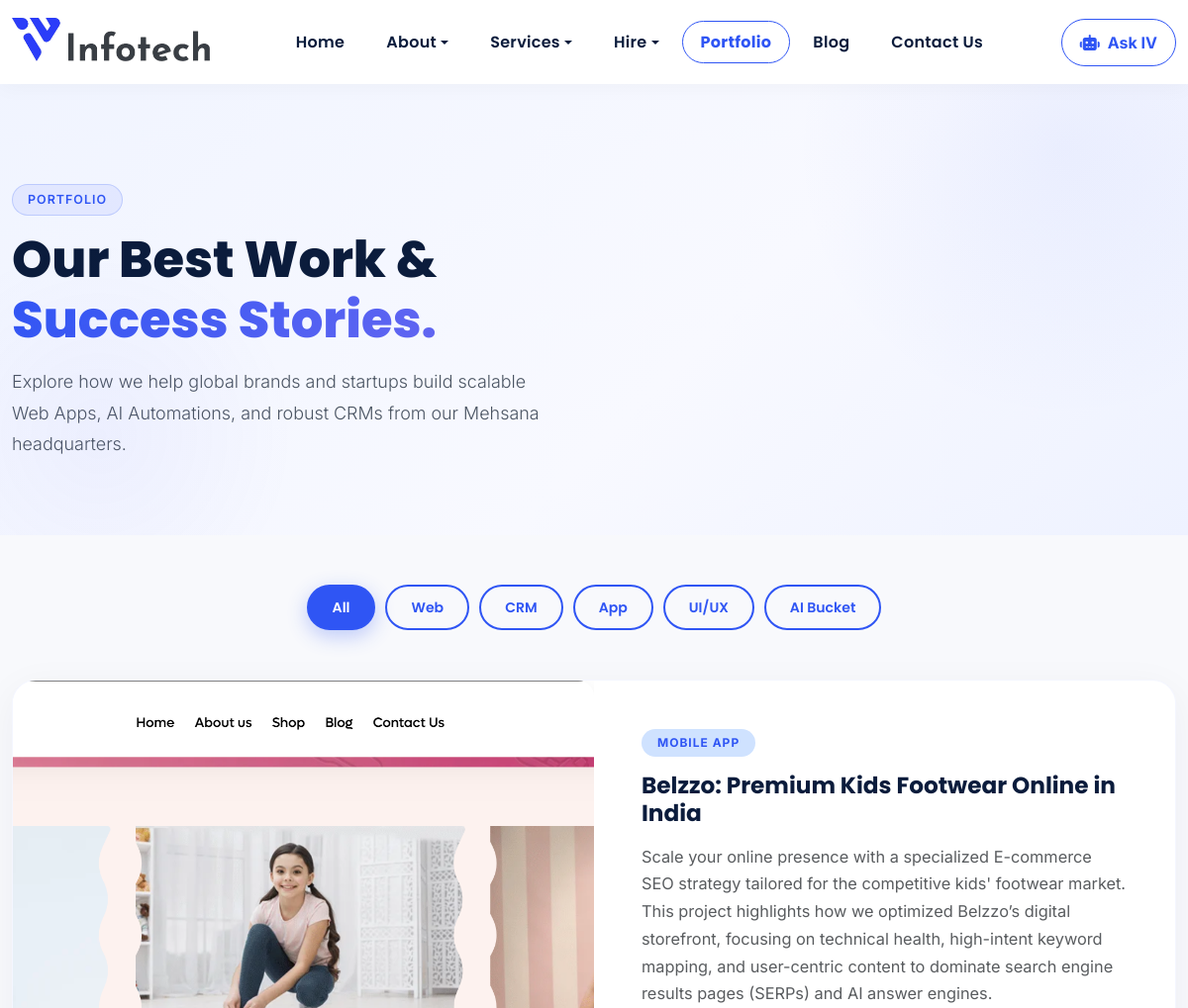
Page /portfolio (upper part) on the earlier database version.
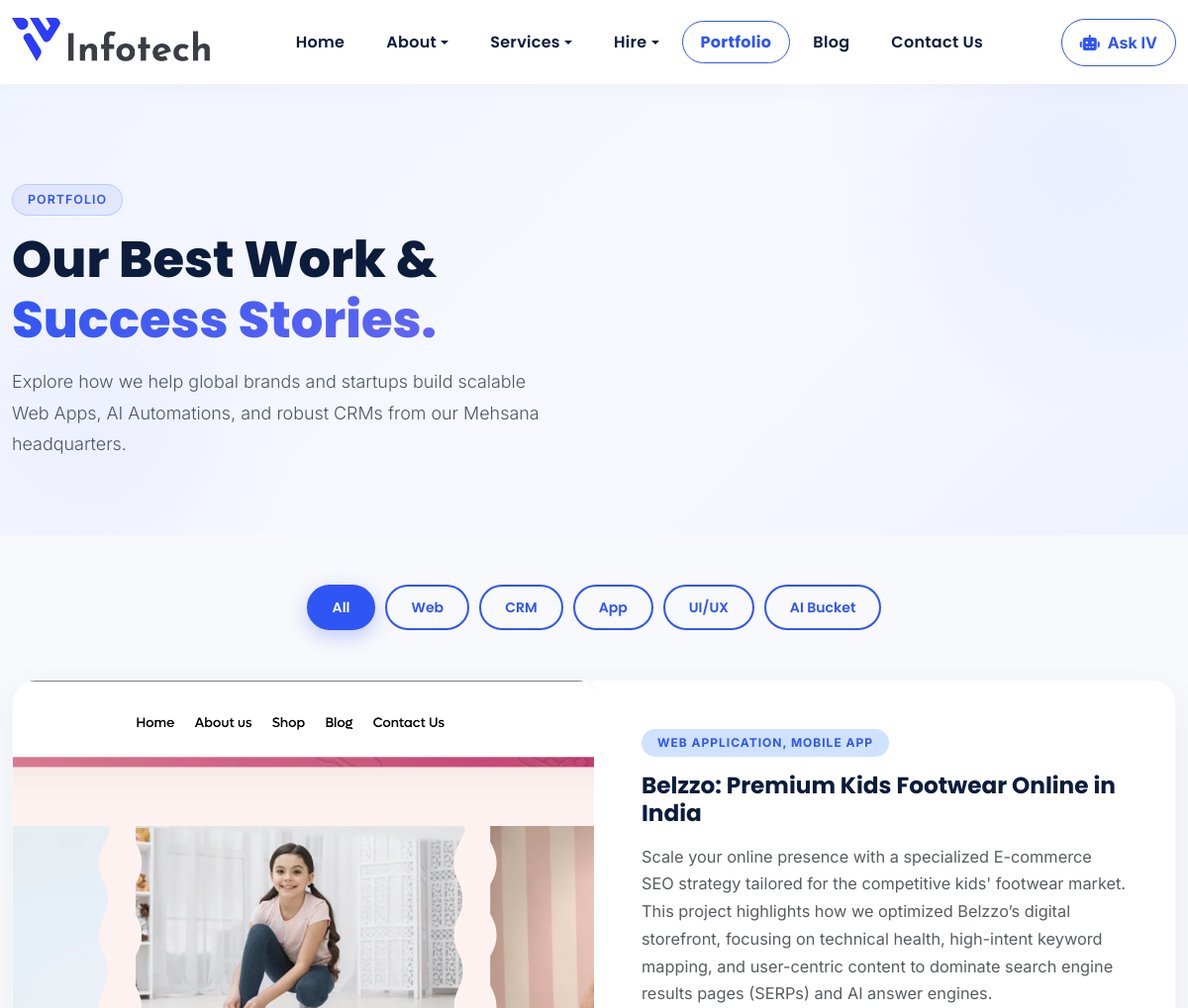
Same page on the later database version.
### app.py (models this page shows, shortened)
class Portfolio(db.Model):
    __tablename__ = 'portfolios'
    id              = db.Column(db.Integer, primary_key=True)
    title           = db.Column(db.String(255), nullable=False)
    slug            = db.Column(db.String(255), unique=True, nullable=False, index=True)
    category        = db.Column(db.String(60), nullable=False, default='Web')   # Web / CRM / App / AI
    client_name     = db.Column(db.String(120), nullable=True)
    theme_color     = db.Column(db.String(20), nullable=False, default='#2F55F4')  # kept for backward compat
    primary_color   = db.Column(db.String(20), nullable=False, server_default='#2F55F4')
    secondary_color = db.Column(db.String(20), nullable=False, server_default='#10B981')
    bg_color        = db.Column(db.String(20), nullable=False, server_default='#0f1117')
    is_published    = db.Column(db.Boolean, default=False, nullable=False)
    hero_outcome    = db.Column(db.String(255), nullable=True)   # "+40% discovery & -32% checkout drop-off"
    hero_description= db.Column(db.Text, nullable=True)
    hero_image_web  = db.Column(db.String(512), nullable=True)   # desktop mockup image URL
    hero_image_app  = db.Column(db.String(512), nullable=True)   # phone mockup image URL
    kpi_1_value     = db.Column(db.String(40), nullable=True)
    kpi_1_label     = db.Column(db.String(80), nullable=True)
    kpi_2_value     = db.Column(db.String(40), nullable=True)
    kpi_2_label     = db.Column(db.String(80), nullable=True)
    kpi_3_value     = db.Column(db.String(40), nullable=True)
    kpi_3_label     = db.Column(db.String(80), nullable=True)
    industry        = db.Column(db.String(120), nullable=True)
    market          = db.Column(db.String(120), nullable=True)
    goal            = db.Column(db.String(255), nullable=True)
    client_story_p1 = db.Column(db.Text, nullable=True)
    client_story_p2 = db.Column(db.Text, nullable=True)
    challenges      = db.Column(db.Text, nullable=True)  # JSON: [{tag,severity,title,desc,impact}]
    solution_steps  = db.Column(db.Text, nullable=True)  # JSON: [{tag,title,points:[]}]
    services        = db.Column(db.Text, nullable=True)  # JSON: [{num,icon_svg,title,desc,deliverables:[]}]
    results         = db.Column(db.Text, nullable=True)  # JSON: {cards:[{metric,label,insight}], rows:[{metric,before,after}]}
    features        = db.Column(db.Text, nullable=True)  # JSON: [{icon,title,desc,benefit}]
    testimonials    = db.Column(db.Text, nullable=True)  # JSON: [{quote,client_name,client_role,rating}]
    gallery         = db.Column(db.Text, nullable=True)  # JSON: [{type:"web"|"app",url,label,alt}]
    created_at      = db.Column(db.DateTime, default=datetime.utcnow)
    def get_categories(self):
        return [c.strip() for c in (self.category or 'Web').split(',') if c.strip()]

### app.py (the view)
@app.route('/portfolio')
def portfolio():
    portfolios = Portfolio.query.filter_by(is_published=True).order_by(Portfolio.created_at.desc()).all()
    return render_template('portfolio.html', active_page='portfolio', portfolios=portfolios)

### app.py (called while the page is built)
def get_site_settings():
    rows = SiteSettings.query.all()
    result = dict(_SETTINGS_DEFAULTS)
    for row in rows:
        result[row.key] = row.value or ''
    return result

@app.context_processor
def inject_site_settings():
    try:
        return {'site': get_site_settings()}
    except Exception:
        return {'site': dict(_SETTINGS_DEFAULTS)}

@app.context_processor
def inject_globals():
    return {'now': datetime.utcnow()}

### templates/portfolio.html (shortened to what the changed rows need)
﻿<!DOCTYPE html>
<html lang="en">
<head>
    <link href="https://cdn.jsdelivr.net/npm/bootstrap@5.3.3/dist/css/bootstrap.min.css" rel="stylesheet">
    <link href="https://cdnjs.cloudflare.com/ajax/libs/font-awesome/6.4.0/css/all.min.css" rel="stylesheet">
    <link href="https://unpkg.com/aos@2.3.1/dist/aos.css" rel="stylesheet">
    <link rel="stylesheet" href="{{ url_for('static', filename='css/style.css') }}">
</head>
<body>
    <section class="portfolio-hero">
        <div class="container-xxl">
            <div class="row align-items-center g-5">
                <div class="col-lg-7" data-aos="fade-right">
                    <h1>Our Best Work &amp;<br><span class="text-gradient-primary">Success Stories.</span></h1>
                </div>
            </div>
        </div>
    </section>
    <section class="portfolio-section">
        <div class="container-xxl">
            <div class="row g-5 portfolio-grid">
                {%- set _cat_class_map = {'Web': 'web', 'CRM': 'crm', 'App': 'app', 'AI': 'ai-bucket'} %}
                {%- set _cat_label_map = {'Web': 'WEB APPLICATION', 'CRM': 'CRM &amp; ERP', 'App': 'MOBILE APP', 'AI': 'AI &amp; AUTOMATION'} %}
                {% for item in portfolios %}
                {%- set ns = namespace(cat_classes='', cat_labels='') %}
                {%- for c in item.get_categories() %}
                  {%- set ns.cat_classes = ns.cat_classes + ' ' + _cat_class_map.get(c, 'web') %}
                  {%- set ns.cat_labels = ns.cat_labels + (', ' if ns.cat_labels else '') + _cat_label_map.get(c, c | upper) %}
                {%- endfor %}
                {%- set cat_class = ns.cat_classes.strip() %}
                {%- set cat_label = ns.cat_labels %}
                {%- set card_img = item.hero_image_web or item.hero_image_app or 'https://images.unsplash.com/photo-1460925895917-afdab827c52f?w=800&q=80' %}
                <div class="col-12 portfolio-item-wrapper {{ cat_class }}" data-aos="fade-up"{% if not loop.first %} data-aos-delay="{{ [(loop.index0 % 3) * 100, 0] | max }}"{% endif %}>
                    <article class="portfolio-card-premium">
                        <div class="row g-0 align-items-center">
                            <div class="col-lg-6 portfolio-img-col">
                                <img src="{{ card_img }}"
                                    class="portfolio-img-premium" alt="{{ item.title }} — IV Infotech" loading="lazy">
                            </div>
                            <div class="col-lg-6">
                                <div class="p-4 p-lg-5">
                                    <span class="badge bg-primary-subtle text-primary mb-3 px-3 py-2 rounded-pill fw-bold" style="letter-spacing:1px;">{{ cat_label }}</span>
                                    <h2 class="fw-bold mb-3" style="font-family:'Poppins',sans-serif;color:#0b1c3c;font-size:1.45rem;">{{ item.title }}</h2>
                                    <p class="text-muted mb-4" style="font-size:1.02rem;line-height:1.7;">{{ item.hero_description }}</p>
                                </div>
                            </div>
                        </div>
                    </article>
                </div>
                {% else %}
                <div class="col-12 text-center py-5 text-muted">
                    <i class="fa-solid fa-folder-open" style="font-size:3rem;opacity:.3;display:block;margin-bottom:16px;"></i>
                    <p style="font-size:1rem;">No portfolio projects yet. Check back soon.</p>
                </div>
                {% endfor %}
            </div>
        </div>
    </section>
</body>
</html>

Differences in the rows shown:
changed Portfolio "Belzzo: Premium Kids Footwear Online in India": cat_label "MOBILE APP" → "WEB APPLICATION, MOBILE APP"
